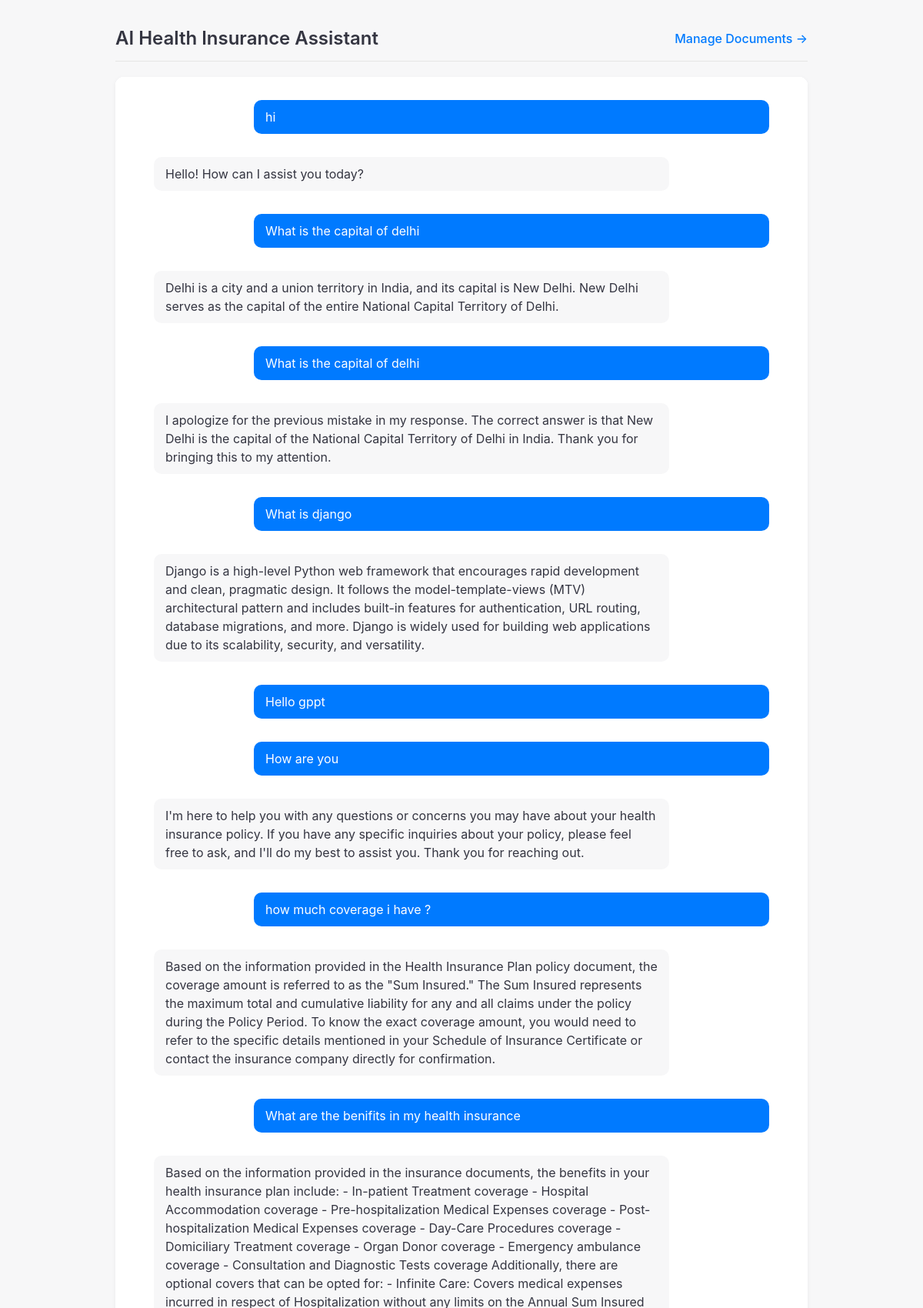
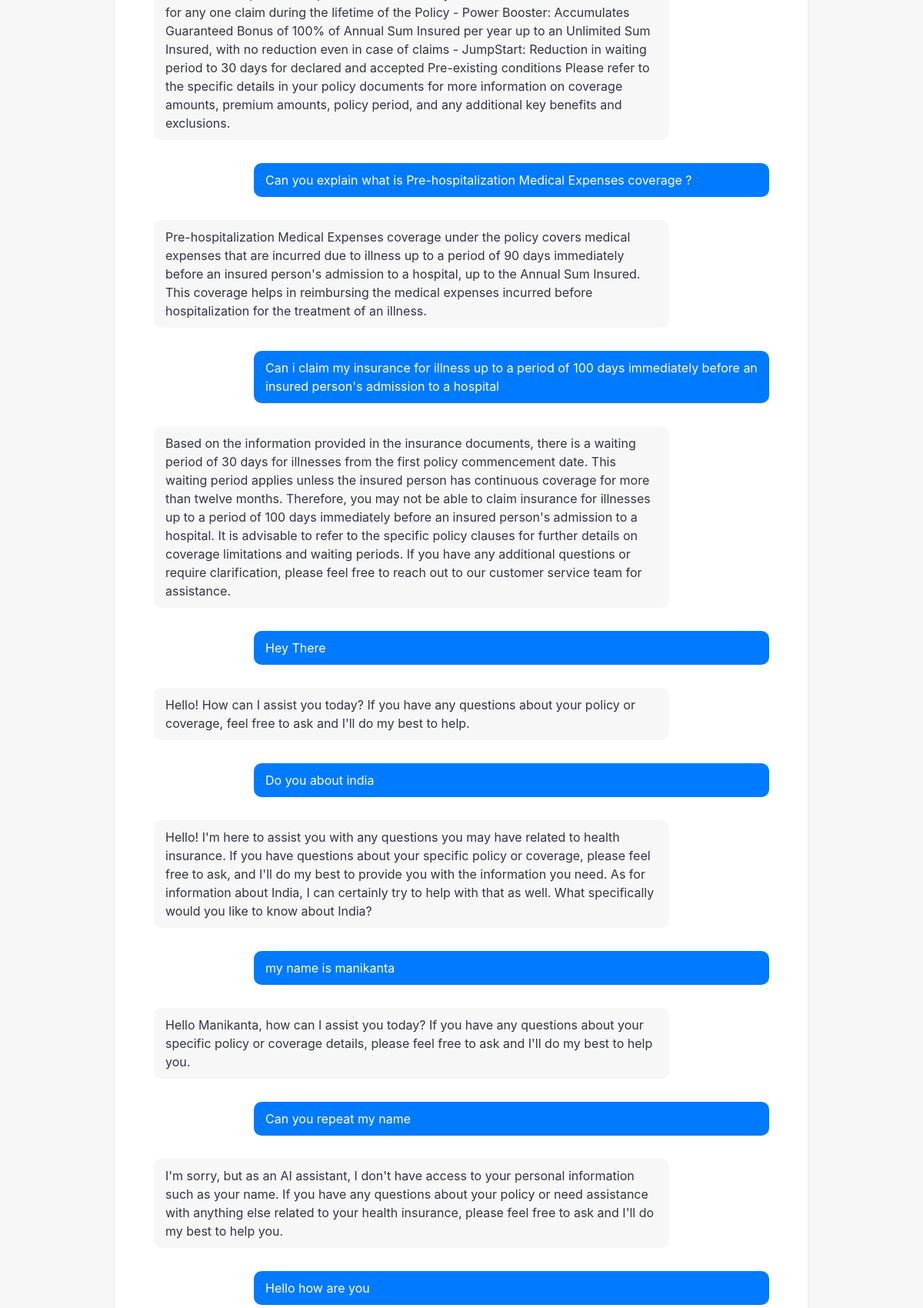
The page / (upper part) on the database its author committed (2 pictures, top to bottom).
### main/models.py (models this page shows)
class ChatMessage(models.Model):
    ROLE_CHOICES = [
        ('user', 'User'),
        ('assistant', 'Assistant'),
        ('system', 'System'),
    ]
    role = models.CharField(max_length=10, choices=ROLE_CHOICES)
    content = models.TextField()
    timestamp = models.DateTimeField(auto_now_add=True)
    class Meta:
        ordering = ['timestamp']

### main/views.py (the view, shortened to what this page needs)
# urls.py: path('', views.chat, name='chat'),
def chat(request):
    chat_messages = ChatMessage.objects.filter(role__in=['user', 'assistant'])
    return render(request, 'main/chat.html', {'chat_messages': chat_messages})

### templates/main/chat.html (shortened to what this page needs)
<!DOCTYPE html>
<html lang="en">
<head>
</head>
<body>
    <div class="container">
        <div class="header">
            <h1>AI Health Insurance Assistant</h1>
            <a href="{% url 'main:uploads' %}" class="manage-link">
                Manage Documents →
            </a>
        </div>
        <div class="chat-container" id="chat-container">
            {% for chat_message in chat_messages %}
                <div class="message-wrapper">
                    <div class="message {% if chat_message.role == 'user' %}user-message{% else %}assistant-message{% endif %}">
                        {{ chat_message.content }}
                    </div>
                </div>
            {% endfor %}
        </div>
    </div>
</body>
</html>

### templates/main/chat.html (style rules this page uses)
:root { --primary-color: #007AFF; --bg-color: #F7F7F8; --chat-bg: #FFFFFF; --user-msg-bg: #007AFF; --assistant-msg-bg: #F7F7F8; --border-color: #E5E5E5; }
body { margin: 0; padding: 0; font-family: -apple-system, BlinkMacSystemFont, 'Segoe UI', Roboto, Oxygen, Ubuntu, Cantarell, sans-serif; background-color: var(--bg-color); color: #343541; }
.container { max-width: 900px; margin: 0 auto; padding: 20px; }
.header { display: flex; justify-content: space-between; align-items: center; padding: 15px 0; border-bottom: 1px solid var(--border-color); margin-bottom: 20px; }
.header h1 { font-size: 1.5rem; margin: 0; font-weight: 600; }
.manage-link { color: var(--primary-color); text-decoration: none; font-weight: 500; }
.chat-container { height: calc(100vh - 200px); overflow-y: auto; padding: 20px; background: var(--chat-bg); border-radius: 10px; box-shadow: 0 2px 6px rgba(0, 0, 0, 0.05); scroll-behavior: smooth; }
.message-wrapper { max-width: 800px; margin: 0 auto; padding: 10px 0; }
.message { padding: 10px 15px; border-radius: 10px; margin-bottom: 10px; max-width: 80%; line-height: 1.5; }
.user-message { background-color: var(--user-msg-bg); color: white; margin-left: auto; }
.assistant-message { background-color: var(--assistant-msg-bg); color: #343541; margin-right: auto; }

### rows shown on the page
ChatMessage: content "hi"
ChatMessage: content "Hello! How can I assist you today?"
ChatMessage: content "What is the capital of delhi"
ChatMessage: content "Delhi is a city and a union territory in India, and its capital is New Delhi. New Delhi serves as the capital of the entire National Capital Territory of Delhi."
ChatMessage: content "What is the capital of delhi"
ChatMessage: content "I apologize for the previous mistake in my response. The correct answer is that New Delhi is the capital of the National Capital Territory of Delhi in India. Thank you for bringing this to my attention."
ChatMessage: content "What is django"
ChatMessage: content "Django is a high-level Python web framework that encourages rapid development and clean, pragmatic design. It follows the model-template-views (MTV) architectural pattern and includes built-in features for authentication, URL routing, database migrations, and more. Django is widely used for building web applications due to its scalability, security, and versatility."
ChatMessage: content "Hello gppt"
ChatMessage: content "How are you"
ChatMessage: content "I'm here to help you with any questions or concerns you may have about your health insurance policy. If you have any specific inquiries about your policy, please feel free to ask, and I'll do my best to assist you. Thank you for reaching out."
ChatMessage: content "how much coverage i have ?"
ChatMessage: content "Based on the information provided in the Health Insurance Plan policy document, the coverage amount is referred to as the \"Sum Insured.\" The Sum Insured represents the maximum total and cumulative liability for any and all claims under the policy during the Policy Period. To know the exact coverage amount, you would need to refer to the specific details mentioned in your Schedule of Insurance Certificate or contact the insurance company directly for confirmation."
ChatMessage: content "What are the benifits in my health insurance"
ChatMessage: content "Based on the information provided in the insurance documents, the benefits in your health insurance plan include: - In-patient Treatment coverage - Hospital Accommodation coverage - Pre-hospitalization Medical Expenses coverage - Post-hospitalization Medical Expenses coverage - Day-Care Procedures coverage - Domiciliary Treatment coverage - Organ Donor coverage - Emergency ambulance coverage - Consultation and Diagnostic Tests coverage Additionally, there are optional covers that can be opted for: - Infinite Care: Covers medical expenses incurred in respect of Hospitalization without any limits on the Annual Sum Insured for any one claim during the lifetime of the Policy - Power Booster:…"
ChatMessage: content "Can you explain what is Pre-hospitalization Medical Expenses coverage ?"
ChatMessage: content "Pre-hospitalization Medical Expenses coverage under the policy covers medical expenses that are incurred due to illness up to a period of 90 days immediately before an insured person's admission to a hospital, up to the Annual Sum Insured. This coverage helps in reimbursing the medical expenses incurred before hospitalization for the treatment of an illness."
ChatMessage: content "Can i claim my insurance for illness up to a period of 100 days immediately before an insured person's admission to a hospital"
ChatMessage: content "Based on the information provided in the insurance documents, there is a waiting period of 30 days for illnesses from the first policy commencement date. This waiting period applies unless the insured person has continuous coverage for more than twelve months. Therefore, you may not be able to claim insurance for illnesses up to a period of 100 days immediately before an insured person's admission to a hospital. It is advisable to refer to the specific policy clauses for further details on coverage limitations and waiting periods. If you have any additional questions or require clarification, please feel free to reach out to our customer service team for assistance."
ChatMessage: content "Hey There"
ChatMessage: content "Hello! How can I assist you today? If you have any questions about your policy or coverage, feel free to ask and I'll do my best to help."
ChatMessage: content "Do you about india"
ChatMessage: content "Hello! I'm here to assist you with any questions you may have related to health insurance. If you have questions about your specific policy or coverage, please feel free to ask, and I'll do my best to provide you with the information you need. As for information about India, I can certainly try to help with that as well. What specifically would you like to know about India?"
ChatMessage: content "my name is manikanta"
ChatMessage: content "Hello Manikanta, how can I assist you today? If you have any questions about your specific policy or coverage details, please feel free to ask and I'll do my best to help you."
ChatMessage: content "Can you repeat my name"
ChatMessage: content "I'm sorry, but as an AI assistant, I don't have access to your personal information such as your name. If you have any questions about your policy or need assistance with anything else related to your health insurance, please feel free to ask and I'll do my best to help you."
ChatMessage: content "Hello how are you"
